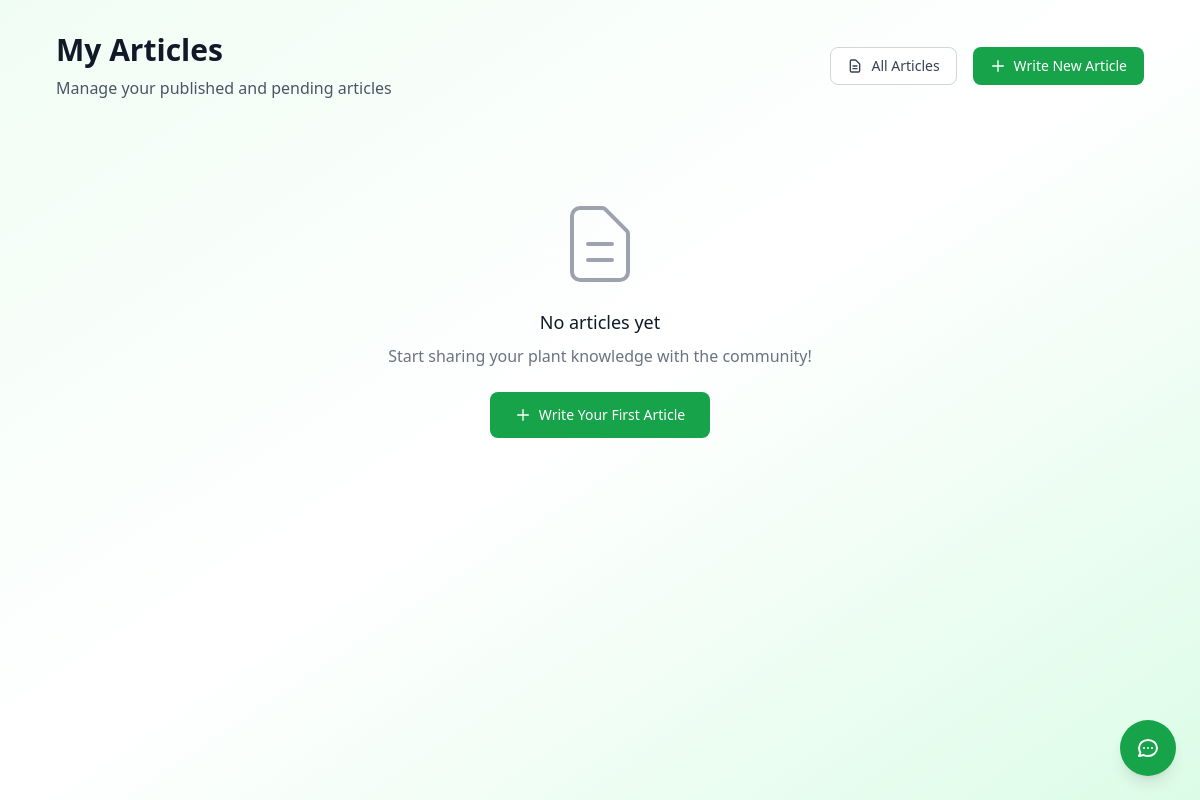
Page /articles/my-articles/ (signed in) on the earlier database version.
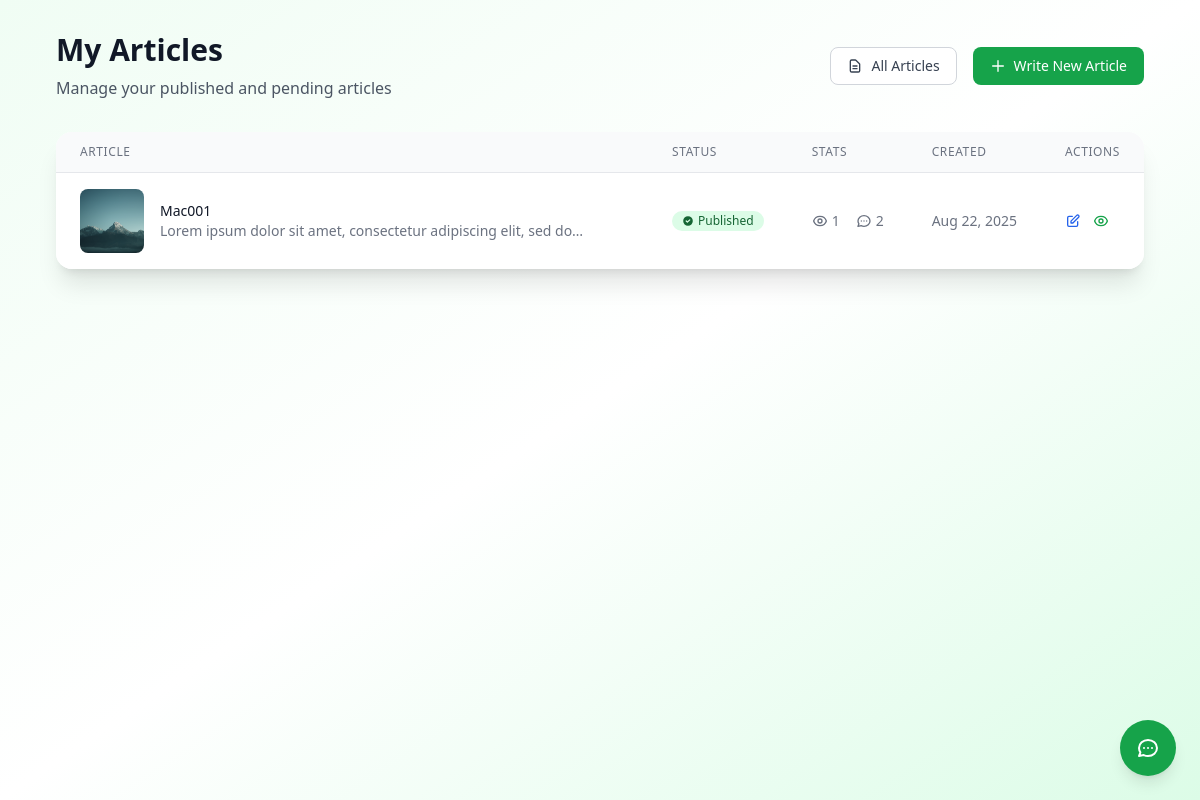
Same page on the later database version.
### article_module/models.py (models this page shows, shortened)
class Article(models.Model):
    DRAFT = 'draft'
    PENDING = 'pending'
    PUBLISHED = 'published'
    REJECTED = 'rejected'
    STATUS_CHOICES = [
        (DRAFT, _('Draft')),
        (PENDING, _('Pending Review')),
        (PUBLISHED, _('Published')),
        (REJECTED, _('Rejected')),
    ]
    title = models.CharField(
        max_length=200,
        validators=[MinLengthValidator(5)],
        verbose_name=_('Title')
    )
    slug = models.SlugField(
        max_length=250,
        unique=True,
        blank=True,
        verbose_name=_('Slug')
    )
    summary = models.TextField(
        max_length=300,
        verbose_name=_('Summary'),
        help_text=_('Brief description of the article')
    )
    content = models.TextField(
        verbose_name=_('Content')
    )
    image = models.ImageField(
        upload_to='images/articles/',
        blank=True,
        null=True,
        verbose_name=_('Featured Image')
    )
    author = models.ForeignKey(
        User,
        on_delete=models.CASCADE,
        related_name='articles',
        verbose_name=_('Author')
    )
    status = models.CharField(
        max_length=20,
        choices=STATUS_CHOICES,
        default=DRAFT,
        verbose_name=_('Status')
    )
    publish_date = models.DateTimeField(
        default=timezone.now,
        verbose_name=_('Publish Date')
    )
    created_at = models.DateTimeField(auto_now_add=True)
    updated_at = models.DateTimeField(auto_now=True)
    rejection_reason = models.TextField(
        blank=True,
        verbose_name=_('Rejection Reason')
    )
    view_count = models.PositiveIntegerField(default=0)
    objects = ArticleManager()
    class Meta:
        ordering = ['-publish_date', '-created_at']
        verbose_name = _('Article')
        verbose_name_plural = _('Articles')
        indexes = [
            models.Index(fields=['status', 'publish_date']),
            models.Index(fields=['author', 'status']),
            models.Index(fields=['slug']),
        ]
    def get_absolute_url(self):
        return reverse('article_module:detail', kwargs={'slug': self.slug})
    @classmethod
    def can_user_create_article(cls, user):
        if not user.is_authenticated:
            return False
        if user.is_staff or user.is_superuser:
            return True
        last_24_hours = timezone.now() - timedelta(hours=24)
        recent_articles = cls.objects.filter(
            author=user,
            created_at__gte=last_24_hours
        ).exclude(status=cls.REJECTED)
        return not recent_articles.exists()

### article_module/views.py (the view)
# urls.py: path('my-articles/', views.MyArticlesView.as_view(), name='my_articles'),
class MyArticlesView(LoginRequiredMixin, ListView):
    model = Article
    template_name = 'article_module/my_articles.html'
    context_object_name = 'articles'
    paginate_by = 10
    def get_queryset(self):
        return Article.objects.filter(
            author=self.request.user
        ).order_by('-created_at')
    def get_context_data(self, **kwargs):
        context = super().get_context_data(**kwargs)
        context['can_create'] = Article.can_user_create_article(self.request.user)
        return context

### article_module/models.py (called while the page is built)
    def get_queryset(self):
        return ArticleQuerySet(self.model, using=self._db)

### article_module/templates/article_module/my_articles.html (shortened to what the changed rows need)
{% extends 'base.html' %}
{% load i18n %}
{% block content %}
<div class="min-h-screen bg-gradient-to-br from-green-50 via-white to-green-100 py-8">
    <div class="max-w-6xl mx-auto px-4 sm:px-6 lg:px-8">
        <div class="mb-8">
            <div class="flex flex-col md:flex-row md:items-center md:justify-between">
                <div>
                    <h1 class="text-3xl font-bold text-gray-900">My Articles</h1>
                </div>
            </div>
        </div>
        {% if articles %}
            <div class="bg-white shadow-xl rounded-2xl overflow-hidden">
                <div class="overflow-x-auto">
                    <table class="min-w-full divide-y divide-gray-200">
                        <thead class="bg-gray-50">
                            <tr>
                                <th scope="col" class="px-6 py-3 text-left text-xs font-medium text-gray-500 uppercase tracking-wider">
                                    Article
                                </th>
                                <th scope="col" class="px-6 py-3 text-left text-xs font-medium text-gray-500 uppercase tracking-wider">
                                    Status
                                </th>
                                <th scope="col" class="px-6 py-3 text-left text-xs font-medium text-gray-500 uppercase tracking-wider">
                                    Stats
                                </th>
                                <th scope="col" class="px-6 py-3 text-left text-xs font-medium text-gray-500 uppercase tracking-wider">
                                    Created
                                </th>
                                <th scope="col" class="px-6 py-3 text-left text-xs font-medium text-gray-500 uppercase tracking-wider">
                                    Actions
                                </th>
                            </tr>
                        </thead>
                        <tbody class="bg-white divide-y divide-gray-200">
                            {% for article in articles %}
                                <tr class="hover:bg-gray-50 transition duration-150 ease-in-out">
                                    <td class="px-6 py-4">
                                        <div class="flex items-center">
                                            {% if article.image %}
                                                <div class="flex-shrink-0 h-16 w-16">
                                                    <img class="h-16 w-16 rounded-lg object-cover" src="{{ article.image.url }}" alt="{{ article.title }}">
                                                </div>
                                            {% endif %}
                                            <div class="ml-4">
                                                <div class="text-sm font-medium text-gray-900 line-clamp-2">
                                                    {% if article.status == 'published' %}
                                                        <a href="{{ article.get_absolute_url }}" class="hover:text-green-600 transition duration-150 ease-in-out">
                                                            {{ article.title }}
                                                        </a>
                                                    {% else %}
                                                        {{ article.title }}
                                                    {% endif %}
                                                </div>
                                                <div class="text-sm text-gray-500 line-clamp-1">
                                                    {{ article.summary|truncatechars:80 }}
                                                </div>
                                            </div>
                                        </div>
                                    </td>
                                    <td class="px-6 py-4 whitespace-nowrap">
                                        {% if article.status == 'published' %}
                                            <span class="inline-flex items-center px-2.5 py-0.5 rounded-full text-xs font-medium bg-green-100 text-green-800">
                                                <svg class="w-3 h-3 mr-1" fill="currentColor" viewBox="0 0 20 20">
                                                    <path fill-rule="evenodd" d="M10 18a8 8 0 100-16 8 8 0 000 16zm3.707-9.293a1 1 0 00-1.414-1.414L9 10.586 7.707 9.293a1 1 0 00-1.414 1.414l2 2a1 1 0 001.414 0l4-4z" clip-rule="evenodd"/>
                                                </svg>
                                                Published
                                            </span>
                                        {% endif %}
                                    </td>
                                    <td class="px-6 py-4 whitespace-nowrap text-sm text-gray-500">
                                        <div class="flex items-center space-x-4">
                                            <span class="flex items-center">
                                                {{ article.view_count }}
                                            </span>
                                            <span class="flex items-center">
                                                <svg class="w-4 h-4 mr-1" fill="none" stroke="currentColor" viewBox="0 0 24 24">
                                                    <path stroke-linecap="round" stroke-linejoin="round" stroke-width="2" d="M8 12h.01M12 12h.01M16 12h.01M21 12c0 4.418-4.03 8-9 8a9.863 9.863 0 01-4.255-.949L3 20l1.395-3.72C3.512 15.042 3 13.574 3 12c0-4.418 4.03-8 9-8s9 3.582 9 8z"/>
                                                </svg>
                                                {{ article.comments.count }}
                                            </span>
                                        </div>
                                    </td>
                                    <td class="px-6 py-4 whitespace-nowrap text-sm text-gray-500">
                                        {{ article.created_at|date:"M d, Y" }}
                                    </td>
                                    <td class="px-6 py-4 whitespace-nowrap text-sm font-medium">
                                        <div class="flex items-center space-x-3">
                                            <a href="{% url 'article_module:update' article.slug %}" class="text-blue-600 hover:text-blue-700 transition duration-150 ease-in-out">
                                                <svg class="w-4 h-4" fill="none" stroke="currentColor" viewBox="0 0 24 24">
                                                    <path stroke-linecap="round" stroke-linejoin="round" stroke-width="2" d="M11 5H6a2 2 0 00-2 2v11a2 2 0 002 2h11a2 2 0 002-2v-5m-1.414-9.414a2 2 0 112.828 2.828L11.828 15H9v-2.828l8.586-8.586z"/>
                                                </svg>
                                            </a>
                                            {% if article.status == 'published' %}
                                                <a href="{{ article.get_absolute_url }}" class="text-green-600 hover:text-green-700 transition duration-150 ease-in-out">
                                                </a>
                                            {% endif %}
                                        </div>
                                    </td>
                                </tr>
                            {% endfor %}
                        </tbody>
                    </table>
                </div>
            </div>
        {% else %}
            <div class="text-center py-16">
                <svg class="mx-auto h-24 w-24 text-gray-400" fill="none" stroke="currentColor" viewBox="0 0 24 24">
                    <path stroke-linecap="round" stroke-linejoin="round" stroke-width="1" d="M9 12h6m-6 4h6m2 5H7a2 2 0 01-2-2V5a2 2 0 012-2h5.586a1 1 0 01.707.293l5.414 5.414a1 1 0 01.293.707V19a2 2 0 01-2 2z"/>
                </svg>
                <h3 class="mt-4 text-lg font-medium text-gray-900">No articles yet</h3>
                <p class="mt-2 text-gray-500">Start sharing your plant knowledge with the community!</p>
                {% if can_create %}
                    <a href="{% url 'article_module:create' %}" class="mt-6 inline-flex items-center px-6 py-3 border border-transparent rounded-lg text-sm font-medium text-white bg-green-600 hover:bg-green-700 transition duration-150 ease-in-out">
                        <svg class="w-4 h-4 mr-2" fill="none" stroke="currentColor" viewBox="0 0 24 24">
                            <path stroke-linecap="round" stroke-linejoin="round" stroke-width="2" d="M12 4v16m8-8H4"/>
                        </svg>
                        Write Your First Article
                    </a>
                {% endif %}
            </div>
        {% endif %}
    </div>
</div>
{% endblock %}

Differences in the rows shown:
added Article: image (picture), title "Mac001", summary "Lorem ipsum dolor sit amet, consectetur adipiscing elit, sed…", status "published" (drawn), view_count "1", comments.count "2", created_at "Aug 22, 2025"
Other differences:
text no longer shown: "No articles yet Start sharing your plant knowledge with the community! Write Your First Article"
text now shown: "ARTICLE STATUS STATS CREATED ACTIONS"
